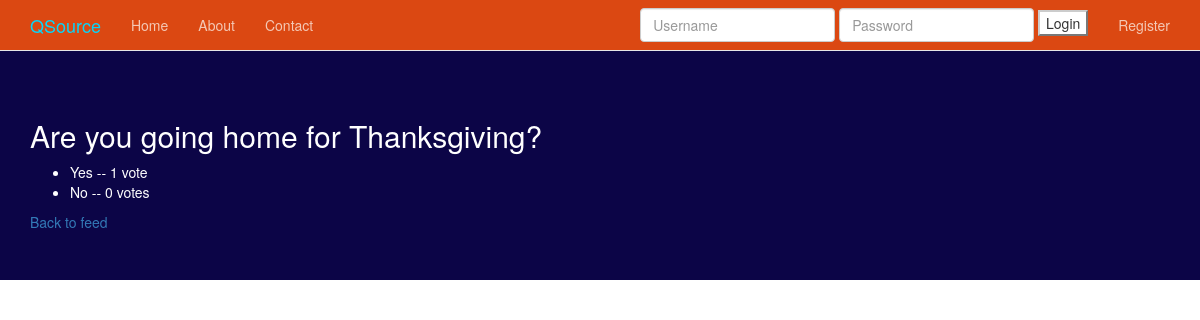
The app's page /polls/7/results/ with its own data.
### polls/models.py (models this page shows, shortened)
class Question(models.Model):
    question_text = models.CharField(max_length = 200)
    pub_date = models.DateTimeField('date published')
    ans1_text = models.CharField(max_length = 200, default= "Yes")
    ans1_votes = models.IntegerField(default = 0)
    ans2_text = models.CharField(max_length = 200, default = "No")
    ans2_votes = models.IntegerField(default = 0)
    def was_published_recently(self):
        now = timezone.now()
        return now - datetime.timedelta(days=1) <= self.pub_date <= now
    was_published_recently.admin_order_field = 'pub_date'
    was_published_recently.boolean = True
    was_published_recently.short_description = 'Published recently?'

### polls/views.py (the view)
# urls.py: url(r'^(?P<pk>[0-9]+)/results/$', views.ResultsView.as_view(), name='results'),
class ResultsView(generic.DetailView):
    model = Question
    template_name = 'polls/results.html'

### polls/templates/polls/results.html (shortened to what this page needs)
{% load staticfiles %}
{% load crispy_forms_tags %}
{% include 'head_css.html' %}
{% include 'navbar.html' %}
{% block jumbotron %}
<div class="jumbotron">
    <div class="container">
    <div class="row">
        <div class='col-sm-6'>
        <h2>{{ question.question_text }}</h2>
        <ul>
        <li>{{ question.ans1_text }} -- {{ question.ans1_votes}} vote{{ question.ans1_votes|pluralize }}</li>
        <li>{{ question.ans2_text }} -- {{ question.ans2_votes}} vote{{ question.ans2_votes|pluralize }}</li>
        </ul>
        <a href="{% url 'polls:index' %}">Back to feed</a>
        </div>
        </div>
    </div>
 </div
{% endblock %}

### records on screen
Question: question_text "Are you going home for Thanksgiving?", ans1_text "Yes", ans1_votes "1", ans2_text "No", ans2_votes "0"
